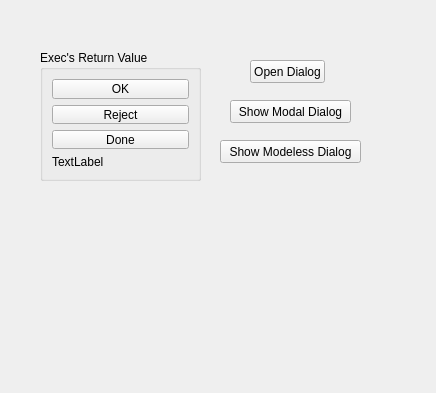
<?xml version="1.0" encoding="UTF-8"?>
<ui version="4.0">
 <class>Widget</class>
 <widget class="QWidget" name="Widget">
  <property name="geometry">
   <rect>
    <x>0</x>
    <y>0</y>
    <width>436</width>
    <height>393</height>
   </rect>
  </property>
  <property name="windowTitle">
   <string>Widget</string>
  </property>
  <widget class="QGroupBox" name="groupBox">
   <property name="geometry">
    <rect>
     <x>40</x>
     <y>50</y>
     <width>161</width>
     <height>131</height>
    </rect>
   </property>
   <property name="title">
    <string>Exec's Return Value</string>
   </property>
   <layout class="QVBoxLayout" name="verticalLayout">
    <item>
     <widget class="QPushButton" name="pushButton">
      <property name="text">
       <string>OK</string>
      </property>
     </widget>
    </item>
    <item>
     <widget class="QPushButton" name="pushButton_2">
      <property name="text">
       <string>Reject</string>
      </property>
     </widget>
    </item>
    <item>
     <widget class="QPushButton" name="pushButton_3">
      <property name="text">
       <string>Done</string>
      </property>
     </widget>
    </item>
    <item>
     <widget class="QLabel" name="label">
      <property name="text">
       <string>TextLabel</string>
      </property>
     </widget>
    </item>
   </layout>
  </widget>
  <widget class="QPushButton" name="openDialogButton">
   <property name="geometry">
    <rect>
     <x>250</x>
     <y>60</y>
     <width>75</width>
     <height>23</height>
    </rect>
   </property>
   <property name="text">
    <string>Open Dialog</string>
   </property>
  </widget>
  <widget class="QPushButton" name="showModalDialogButton">
   <property name="geometry">
    <rect>
     <x>230</x>
     <y>100</y>
     <width>121</width>
     <height>23</height>
    </rect>
   </property>
   <property name="text">
    <string>Show Modal Dialog</string>
   </property>
  </widget>
  <widget class="QPushButton" name="showModelessDialogButton">
   <property name="geometry">
    <rect>
     <x>220</x>
     <y>140</y>
     <width>141</width>
     <height>23</height>
    </rect>
   </property>
   <property name="text">
    <string>Show Modeless Dialog</string>
   </property>
  </widget>
 </widget>
 <resources/>
 <connections/>
</ui>
